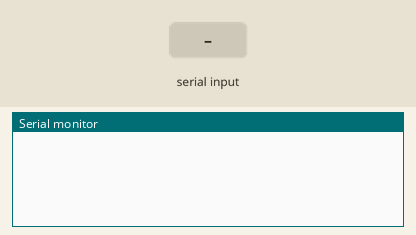
Recording of a sketch running on a simulated Arduino Uno, built with avr-gcc and run on an emulated ATmega328P. On the bench: the last lines printed to the serial monitor. The test bench sets the inputs (shaded band).

Above: at 1.2 s.
1.3 s: "GPRMC\n" received over Serial
At 2.2 s:
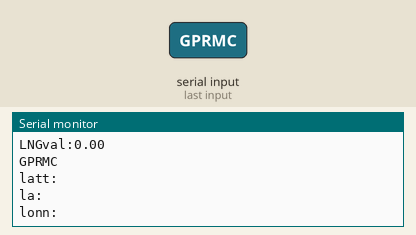
2.8 s: "90,45\n" received over Serial
4.6 s: "5\n" received over Serial
6.4 s: "1,90\n" received over Serial
At 7.4 s:
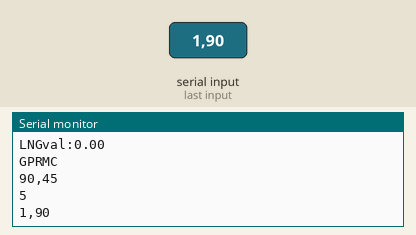

Measured:
- after the input at 1.3 s, the serial monitor: prints a new line after 0.07 s (image 1)
- after the input at 6.4 s, the serial monitor: prints a new line after 0.11 s (image 2)

The sketch:

GPS_test_2.ino
```cpp
String gpsData;
String LATval = "######";
String LNGval = "######";
char inChar;

String latt;
String la;
String lonn;
String lo;
float lattt;
float lonnn;
int latDeg;
int lonDeg;
float latMin;
float lonMin;
float latttt;
float lonnnn;
String sGPRMC;
void setup() {
   Serial.begin(9600);
}

void loop() {

  while (Serial.available()) {
    inChar = Serial.read();
    gpsData += inChar;
    if (inChar == '$') {
      gpsData = Serial.readStringUntil('\n');
      break;
    }
  }

  Serial.println(gpsData);
  sGPRMC = gpsData.substring(0, 5);
  if (sGPRMC == "GPRMC") {
    Serial.flush();
    latt = gpsData.substring(18, 28);
    la = gpsData.substring(29, 30);
    lonn = gpsData.substring(31, 42);
    lo = gpsData.substring(43, 44);
    Serial.print("latt:");
    Serial.println(latt);
    Serial.print("la:");
    Serial.println(la);
    Serial.print("lonn:");
    Serial.println(lonn);
    Serial.print("lo:");
    Serial.println(lo);
    lattt = latt.toFloat();
    lonnn = lonn.toFloat();
    Serial.print("lattt:");
    Serial.println(lattt);
    Serial.print("lonnn:");
    Serial.println(lonnn);

    //if (la == "S" and lo == "E") {

      latDeg = float(int(lattt / 100));
      latMin = float(lattt - (latDeg * 100));
      latMin = latMin / 60;

      lonDeg = float(int(lonnn / 100));
      lonMin = float(lonnn - (lonDeg * 100));
      lonMin = lonMin / 60;

      latttt = latDeg + latMin;
      lonnnn = lonDeg + lonMin;
      LATval = String(latttt);
      LNGval = String(lonnnn);
      Serial.print("latDeg:");
      Serial.println(latDeg);
      Serial.print("latMin:");
      Serial.println(latMin);
      Serial.print("lonDeg:");
      Serial.println(lonDeg);
      Serial.print("lonMin:");
      Serial.println(lonMin);
      Serial.print("LATval:");
      Serial.println(LATval);
      Serial.print("LNGval:");
      Serial.println(LNGval);
 //   }
  }
}
```
